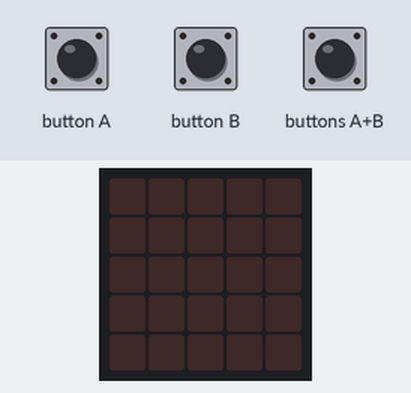
Simulated run of this program. Board: BBC micro:bit (MakeCode). Shown: the board's 5×5 LED display. Inputs (shaded band) come from the test bench.

Above: at 1.2 s.
1.3 s: button A pressed for 0.15 s
At 1.9 s:
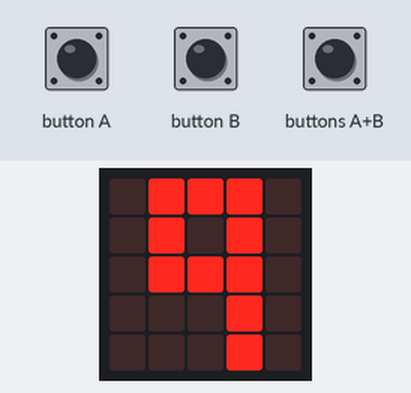
2.9 s: button B pressed for 0.15 s
At 4.2 s:
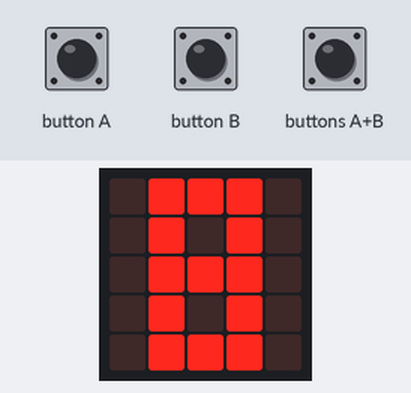
4.5 s: buttons A+B pressed for 0.15 s
At 5.6 s:
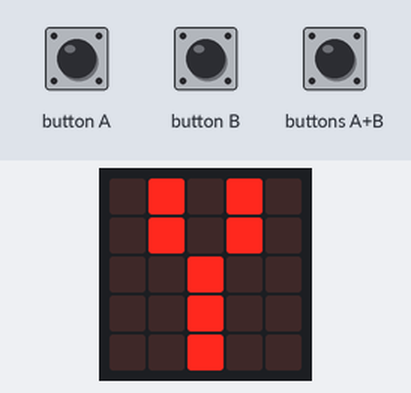
Timing chart, 0 to 7.5 s (numbered marks = the images above; inputs shaded):
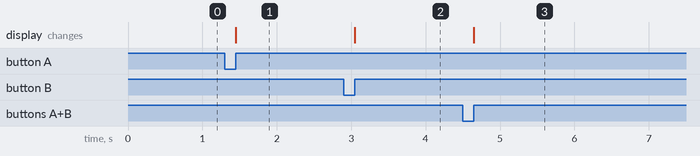

Measured:
- after the input at 1.3 s, the display: changes after 0.15 s (image 1)
- after the input at 2.9 s, the display: changes after 0.15 s (image 2)
- after the input at 4.5 s, the display: changes after 0.15 s (image 3)

The program:

main.ts
```typescript
let secouer = 0
input.onButtonPressed(Button.A, function () {
    basic.showLeds(`
        . # # # .
        . # . # .
        . # # # .
        . . . # .
        . . . # .
        `)
    if (secouer == 3) {
        basic.showLeds(`
            . # # . .
            # . # . .
            . . # . .
            . . # . .
            # # # # #
            `)
    }
})
input.onButtonPressed(Button.AB, function () {
    basic.showLeds(`
        . # . # .
        . # . # .
        . . # . .
        . . # . .
        . . # . .
        `)
    if (secouer == 3) {
        basic.showLeds(`
            . # # # .
            . # . . .
            . # # # .
            . # . # .
            . # # # .
            `)
    }
})
input.onButtonPressed(Button.B, function () {
    basic.showLeds(`
        . # # # .
        . # . # .
        . # # # .
        . # . # .
        . # # # .
        `)
    if (secouer == 3) {
        basic.showLeds(`
            . # # # .
            . # . . .
            . # # # .
            . . . # .
            . # # # .
            `)
    }
})
input.onGesture(Gesture.Shake, function () {
    secouer = 3
})
basic.forever(function () {

})
```

test.ts
```typescript
// les tests vont ici ; cela ne sera pas compilé si ce paquet est utilisé en tant qu'extension.
```
